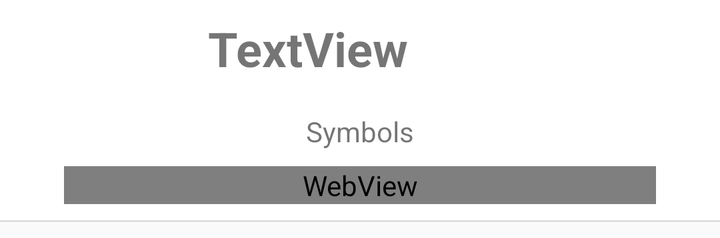
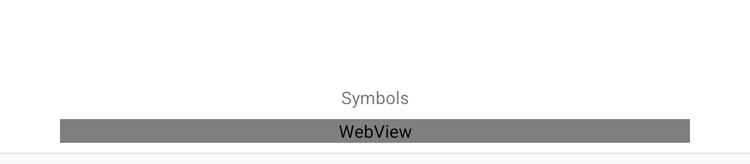

An Android layout and its configuration variant, each rendered on a device that would load it. The default file and the variant file are quoted in full after the pictures.
<!-- AndroidManifest.xml: application theme AppTheme -->
<!-- res/layout/gate_display.xml -->
<?xml version="1.0" encoding="utf-8"?>
<androidx.constraintlayout.widget.ConstraintLayout xmlns:android="http://schemas.android.com/apk/res/android"
    xmlns:app="http://schemas.android.com/apk/res-auto"
    android:layout_width="match_parent"
    android:layout_height="wrap_content"
    android:layout_marginBottom="8dp"
    android:background="#ffffff">

    <TextView
        android:id="@+id/gate_name_disp"
        android:layout_width="0dp"
        android:layout_height="wrap_content"
        android:layout_marginStart="32dp"
        android:layout_marginTop="8dp"
        android:layout_marginEnd="32dp"
        android:gravity="left"
        android:text="TextView"
        android:textSize="24sp"
        android:textStyle="bold"
        app:layout_constraintEnd_toEndOf="parent"
        app:layout_constraintStart_toEndOf="@+id/imageView"
        app:layout_constraintTop_toTopOf="parent" />

    <View
        android:id="@+id/imageView"
        android:layout_width="40dp"
        android:layout_height="0dp"
        android:layout_marginStart="32dp"
        android:layout_marginTop="8dp"
        app:layout_constraintBottom_toBottomOf="@id/gate_name_disp"
        app:layout_constraintEnd_toStartOf="@+id/gate_name_disp"
        app:layout_constraintStart_toStartOf="parent"
        app:layout_constraintTop_toTopOf="parent" />

    <TextView
        android:id="@+id/gate_symbols_disp"
        android:layout_width="0dp"
        android:layout_height="wrap_content"
        android:layout_marginStart="32dp"
        android:layout_marginTop="16dp"
        android:layout_marginEnd="32dp"
        android:layout_marginBottom="8dp"
        android:gravity="center"
        android:text="Symbols"
        app:layout_constraintBottom_toTopOf="@id/gate_matrix_disp"
        app:layout_constraintEnd_toEndOf="parent"
        app:layout_constraintStart_toStartOf="parent"
        app:layout_constraintTop_toBottomOf="@+id/gate_name_disp" />

    <WebView
        android:id="@+id/gate_matrix_disp"
        android:layout_width="0dp"
        android:layout_height="wrap_content"
        android:layout_marginStart="32dp"
        android:layout_marginTop="8dp"
        android:layout_marginEnd="32dp"
        android:scrollbars="none"
        android:text="Matrix"
        app:layout_constraintEnd_toEndOf="parent"
        app:layout_constraintStart_toStartOf="parent"
        app:layout_constraintTop_toBottomOf="@+id/gate_symbols_disp" />

    <View
        android:id="@+id/divider"
        android:layout_width="0dp"
        android:layout_height="1dp"
        android:layout_marginTop="8dp"
        android:background="?android:attr/listDivider"
        app:layout_constraintEnd_toEndOf="parent"
        app:layout_constraintStart_toStartOf="parent"
        app:layout_constraintTop_toBottomOf="@+id/gate_matrix_disp" />
</androidx.constraintlayout.widget.ConstraintLayout>
<!-- resources referenced by this layout -->
<resources>
  <style name="AppTheme" parent="Theme.AppCompat.Light.DarkActionBar">
          <item name="windowActionBar">true</item>
          <item name="windowNoTitle">false</item>
      </style>
</resources>
<!-- res/layout-sw600dp/gate_display.xml (the repository's variant of the layout above) -->
<!-- drawn on a 7-inch tablet held upright -->
<?xml version="1.0" encoding="utf-8"?>
<androidx.constraintlayout.widget.ConstraintLayout xmlns:android="http://schemas.android.com/apk/res/android"
    xmlns:app="http://schemas.android.com/apk/res-auto"
    android:layout_width="match_parent"
    android:layout_height="wrap_content"
    android:layout_marginBottom="8dp"
    android:background="#ffffff">

    <View
        android:id="@+id/imageView"
        android:layout_width="0dp"
        android:layout_height="0dp"
        android:clickable="false"
        android:longClickable="false"
        app:layout_constraintBottom_toBottomOf="@id/gate_name_disp"
        app:layout_constraintEnd_toEndOf="parent"
        app:layout_constraintStart_toStartOf="parent"
        app:layout_constraintTop_toTopOf="parent" />

    <TextView
        android:id="@+id/gate_name_disp"
        android:layout_width="0dp"
        android:layout_height="wrap_content"
        android:layout_marginStart="32dp"
        android:layout_marginTop="16dp"
        android:layout_marginEnd="32dp"
        android:paddingBottom="4dp"
        android:gravity="center_horizontal|top"
        android:text="TextView"
        android:textColor="#FFFFFF"
        android:textSize="24sp"
        android:textStyle="bold"
        app:layout_constraintEnd_toEndOf="parent"
        app:layout_constraintStart_toStartOf="parent"
        app:layout_constraintTop_toTopOf="parent" />

    <TextView
        android:id="@+id/gate_symbols_disp"
        android:layout_width="0dp"
        android:layout_height="wrap_content"
        android:layout_marginStart="32dp"
        android:layout_marginTop="16dp"
        android:layout_marginEnd="32dp"
        android:layout_marginBottom="8dp"
        android:gravity="center"
        android:text="Symbols"
        app:layout_constraintBottom_toTopOf="@id/gate_matrix_disp"
        app:layout_constraintEnd_toEndOf="parent"
        app:layout_constraintStart_toStartOf="parent"
        app:layout_constraintTop_toBottomOf="@+id/gate_name_disp" />

    <WebView
        android:id="@+id/gate_matrix_disp"
        android:layout_width="0dp"
        android:layout_height="wrap_content"
        android:layout_marginStart="48dp"
        android:layout_marginTop="8dp"
        android:layout_marginEnd="48dp"
        android:scrollbars="none"
        app:layout_constraintEnd_toEndOf="parent"
        app:layout_constraintStart_toStartOf="parent"
        app:layout_constraintTop_toBottomOf="@+id/gate_symbols_disp" />

    <View
        android:id="@+id/divider"
        android:layout_width="0dp"
        android:layout_height="1dp"
        android:layout_marginTop="8dp"
        android:background="?android:attr/listDivider"
        app:layout_constraintEnd_toEndOf="parent"
        app:layout_constraintStart_toStartOf="parent"
        app:layout_constraintTop_toBottomOf="@+id/gate_matrix_disp" />
</androidx.constraintlayout.widget.ConstraintLayout>
